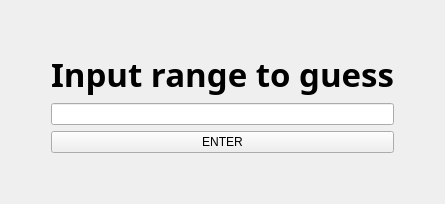
         <widget class="QWidget" name="rangePage">
          <layout class="QGridLayout" name="gridLayout_4">
           <item row="2" column="0">
            <spacer name="horizontalSpacer_3">
             <property name="orientation">
              <enum>Qt::Horizontal</enum>
             </property>
             <property name="sizeHint" stdset="0">
              <size>
               <width>40</width>
               <height>20</height>
              </size>
             </property>
            </spacer>
           </item>
           <item row="2" column="1">
            <layout class="QVBoxLayout" name="verticalLayout_8">
             <item>
              <widget class="QLineEdit" name="rangeEdit">
               <property name="alignment">
                <set>Qt::AlignCenter</set>
               </property>
              </widget>
             </item>
             <item>
              <widget class="QPushButton" name="range_enterButton">
               <property name="cursor">
                <cursorShape>PointingHandCursor</cursorShape>
               </property>
               <property name="text">
                <string>ENTER</string>
               </property>
              </widget>
             </item>
            </layout>
           </item>
           <item row="0" column="1">
            <spacer name="verticalSpacer_9">
             <property name="orientation">
              <enum>Qt::Vertical</enum>
             </property>
             <property name="sizeHint" stdset="0">
              <size>
               <width>20</width>
               <height>40</height>
              </size>
             </property>
            </spacer>
           </item>
           <item row="1" column="1">
            <widget class="QLabel" name="rangeLabel">
             <property name="font">
              <font>
               <family>Alegreya Sans SC</family>
               <pointsize>25</pointsize>
               <weight>75</weight>
               <bold>true</bold>
              </font>
             </property>
             <property name="text">
              <string>Input range to guess</string>
             </property>
             <property name="alignment">
              <set>Qt::AlignCenter</set>
             </property>
            </widget>
           </item>
           <item row="2" column="2">
            <spacer name="horizontalSpacer_4">
             <property name="orientation">
              <enum>Qt::Horizontal</enum>
             </property>
             <property name="sizeHint" stdset="0">
              <size>
               <width>40</width>
               <height>20</height>
              </size>
             </property>
            </spacer>
           </item>
           <item row="3" column="1">
            <spacer name="verticalSpacer_10">
             <property name="orientation">
              <enum>Qt::Vertical</enum>
             </property>
             <property name="sizeHint" stdset="0">
              <size>
               <width>20</width>
               <height>40</height>
              </size>
             </property>
            </spacer>
           </item>
          </layout>
         </widget>
